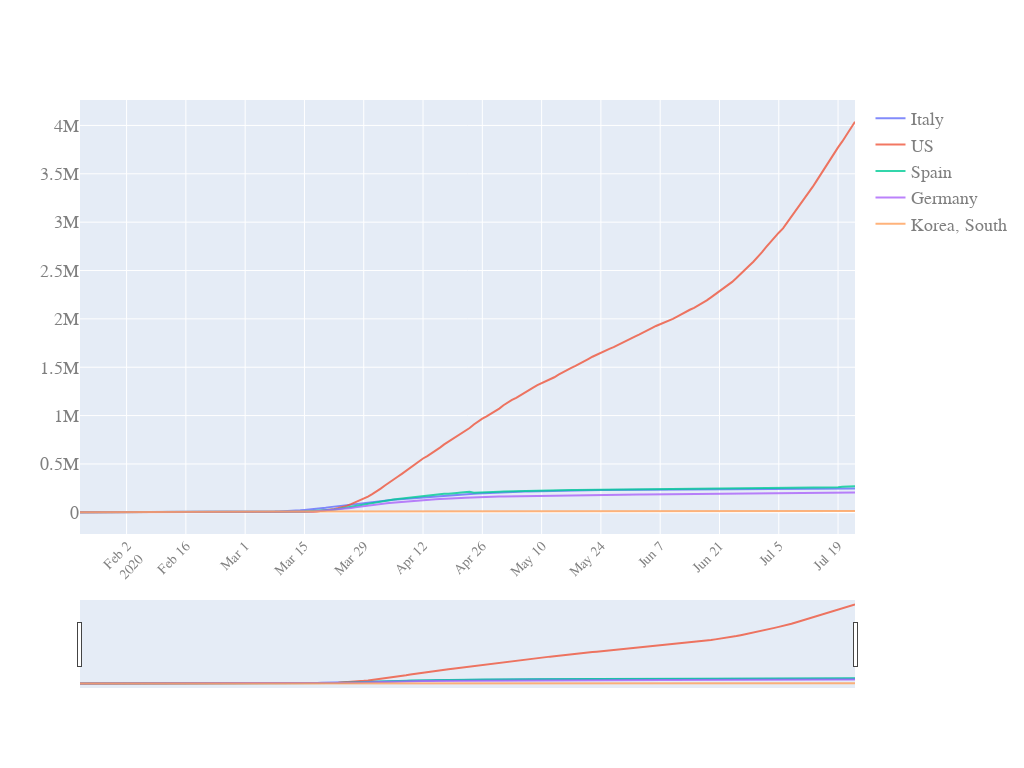

Notebook source saved alongside this figure:
### Code cell
quick_plot(df_analyse.date,
           df_analyse.iloc[:,1:],
           y_scale='linear',
           slider=True)

### Figure 1 — Plotly figure (JSON) as saved in the notebook; plotly's stock layout.template omitted (floating-point values rounded to 4 significant figures; data arrays with more than 128 entries replaced by an {"elided": "..."} marker saying what was removed)
{"data": [{"name": "Italy", "opacity": 0.8, "type": "scatter", "x": {"elided": "184 str values"}, "y": {"elided": "184 int values"}}, {"name": "US", "opacity": 0.8, "type": "scatter", "x": {"elided": "184 str values"}, "y": {"elided": "184 int values"}}, {"name": "Spain", "opacity": 0.8, "type": "scatter", "x": {"elided": "184 str values"}, "y": {"elided": "184 int values"}}, {"name": "Germany", "opacity": 0.8, "type": "scatter", "x": {"elided": "184 str values"}, "y": {"elided": "184 int values"}}, {"name": "Korea, South", "opacity": 0.8, "type": "scatter", "x": {"elided": "184 str values"}, "y": {"elided": "184 int values"}}], "layout": {"autosize": true, "font": {"color": "#7f7f7f", "family": "PT Sans, monospace", "size": 18}, "height": 768, "width": 1024, "xaxis": {"nticks": 20, "rangeslider": {"visible": true}, "tickangle": -45, "tickfont": {"color": "#7f7f7f", "size": 14}}, "yaxis": {"type": "linear"}}}
